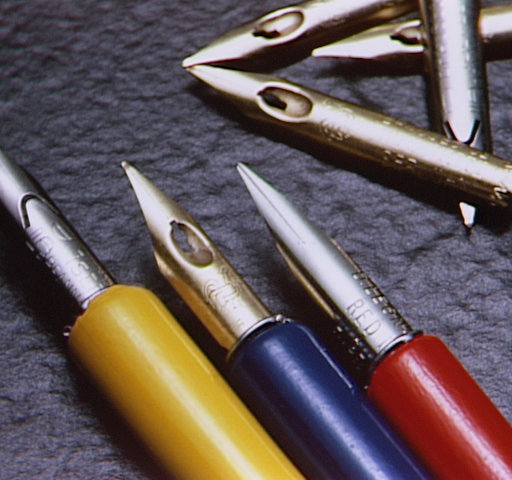
#> input picture 6边缘检测/test.jpg, 512 x 480 px
$ jupyter execute '6.2一阶算子对比实验.ipynb'   (older library calls are emulated)
#> lines starting #> are read from the running program, lines starting #| are printed output that depends on the picture; after the words box and inside, x2 and y2 are one past the last pixel; in counts of white or black regions, pixels touching at a corner belong together
[cell 1]
import cv2
import numpy as np
import matplotlib.pyplot as plt

# 设置中文显示
plt.rcParams['font.sans-serif'] = ['SimHei']
plt.rcParams['axes.unicode_minus'] = False

def add_salt_pepper_noise(img, noise_ratio=0.02):
    noisy_img = img.copy()
    noise_num = int(noise_ratio * img.size)
    for _ in range(noise_num//2):
        x = np.random.randint(0, img.shape[0])
        y = np.random.randint(0, img.shape[1])
        noisy_img[x, y] = 255
    for _ in range(noise_num//2):
        x = np.random.randint(0, img.shape[0])
        y = np.random.randint(0, img.shape[1])
        noisy_img[x, y] = 0
    return noisy_img

def edge_detect_roberts(img):
    """Roberts算子边缘检测"""
    kernel_x = np.array([[1, 0], [0, -1]], dtype=np.float32)
    kernel_y = np.array([[0, 1], [-1, 0]], dtype=np.float32)
    gx = cv2.filter2D(img, cv2.CV_64F, kernel_x)
    gy = cv2.filter2D(img, cv2.CV_64F, kernel_y)
    edge = np.sqrt(gx**2 + gy**2)
    edge = cv2.normalize(edge, None, 0, 255, cv2.NORM_MINMAX).astype(np.uint8)
    return edge

def edge_detect_prewitt(img):
    """Prewitt算子边缘检测"""
    kernel_x = np.array([[-1, 0, 1], [-1, 0, 1], [-1, 0, 1]], dtype=np.float32)
    kernel_y = np.array([[-1, -1, -1], [0, 0, 0], [1, 1, 1]], dtype=np.float32)
    gx = cv2.filter2D(img, cv2.CV_64F, kernel_x)
    gy = cv2.filter2D(img, cv2.CV_64F, kernel_y)
    edge = np.sqrt(gx**2 + gy**2)
    edge = cv2.normalize(edge, None, 0, 255, cv2.NORM_MINMAX).astype(np.uint8)
    return edge

def edge_detect_sobel(img):
    """Sobel算子边缘检测"""
    kernel_x = np.array([[-1, 0, 1], [-2, 0, 2], [-1, 0, 1]], dtype=np.float32)
    kernel_y = np.array([[-1, -2, -1], [0, 0, 0], [1, 2, 1]], dtype=np.float32)
    gx = cv2.filter2D(img, cv2.CV_64F, kernel_x)
    gy = cv2.filter2D(img, cv2.CV_64F, kernel_y)
    edge = np.sqrt(gx**2 + gy**2)
    edge = cv2.normalize(edge, None, 0, 255, cv2.NORM_MINMAX).astype(np.uint8)
    return edge

# ---------------------- 2. 图像加载与预处理 ----------------------
# 读取灰度图像（替换为你的图像路径）
img = cv2.imread('test.jpg', cv2.IMREAD_GRAYSCALE)
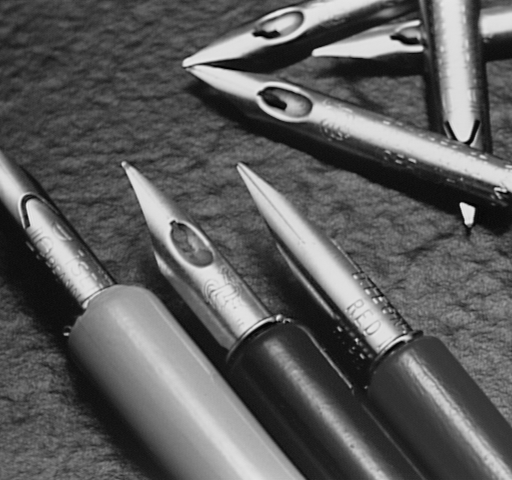
#> img: shape (480, 512); min 1, max 235, mean 92.1
# 若读取失败，生成500×500的随机灰度测试图
if img is None:
    img = np.random.randint(0, 255, (500, 500), dtype=np.uint8)

# 生成加噪图像（椒盐噪声比例0.02）
img_noisy = add_salt_pepper_noise(img, noise_ratio=0.02)
#> after the loop in add_salt_pepper_noise, `for _ in range(noise_num//2):`:
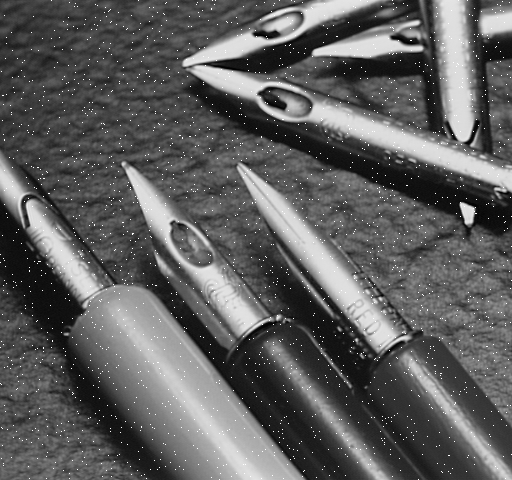
#> noisy_img: shape (480, 512); 1% of pixels changed, all inside (x1, y1, x2, y2) = (0, 0, 512, 480)
#> after the loop in add_salt_pepper_noise, `for _ in range(noise_num//2):`:
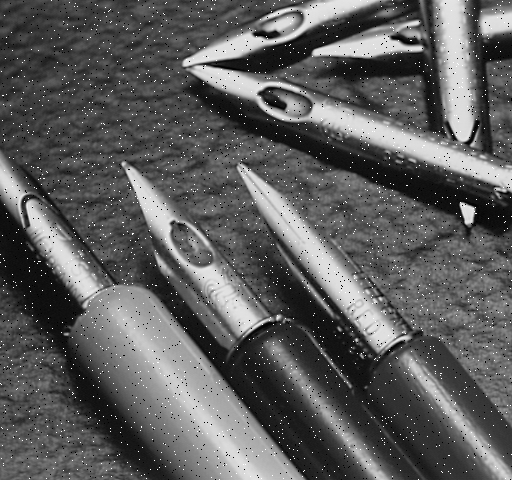
#> noisy_img: shape (480, 512); 0.99% of pixels changed, all inside (x1, y1, x2, y2) = (0, 0, 512, 480)

# ---------------------- 3. 三算子边缘检测 ----------------------
# 原图检测
edge_roberts = edge_detect_roberts(img)
edge_prewitt = edge_detect_prewitt(img)
#> in edge_detect_prewitt, `edge = np.sqrt(gx**2 + gy**2)`:
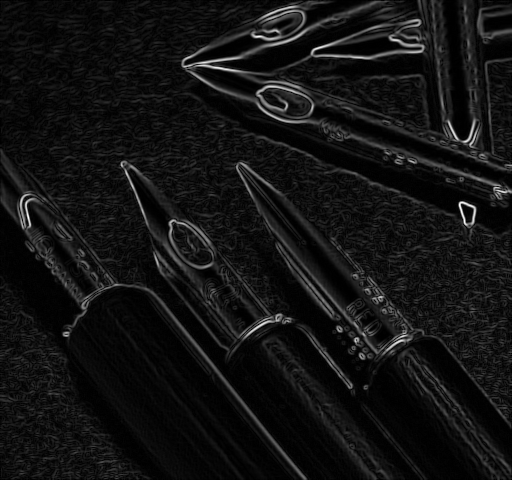
#> edge: shape (480, 512) float64; min 0, max 590.2, mean 44.2; drawn with min black and max white
edge_sobel = edge_detect_sobel(img)

# 加噪图检测
edge_roberts_noisy = edge_detect_roberts(img_noisy)
#> in edge_detect_roberts (call 2), `gx = cv2.filter2D(img, cv2.CV_64F, kernel_x)`:
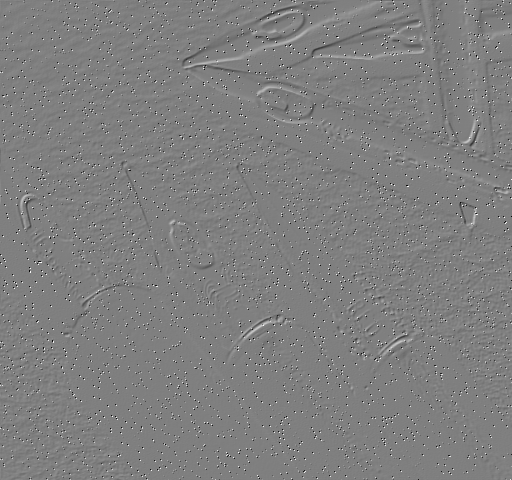
#> gx: shape (480, 512) float64; min -255, max 255, mean 0; drawn with min black and max white
#> in edge_detect_roberts (call 2), `gy = cv2.filter2D(img, cv2.CV_64F, kernel_y)`:
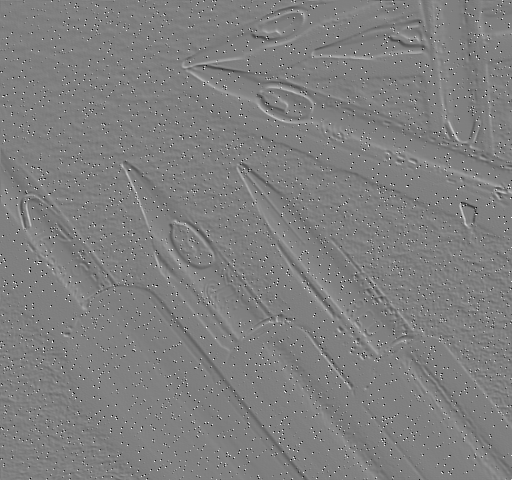
#> gy: shape (480, 512) float64; min -255, max 255, mean 0; drawn with min black and max white
#> in edge_detect_roberts (call 2), `edge = np.sqrt(gx**2 + gy**2)`:
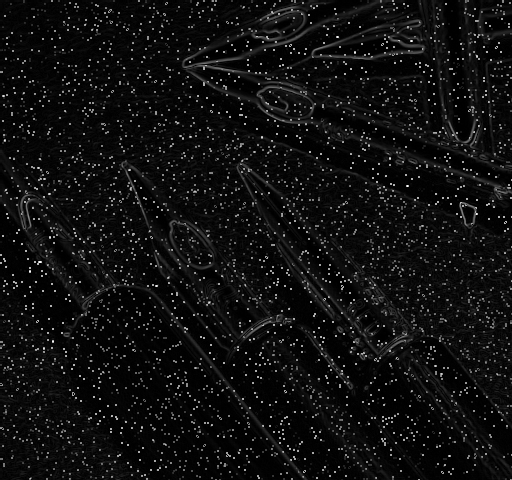
#> edge: shape (480, 512) float64; min 0, max 340.1, mean 21.2; drawn with min black and max white
edge_prewitt_noisy = edge_detect_prewitt(img_noisy)
#> in edge_detect_prewitt (call 2), `gx = cv2.filter2D(img, cv2.CV_64F, kernel_x)`:
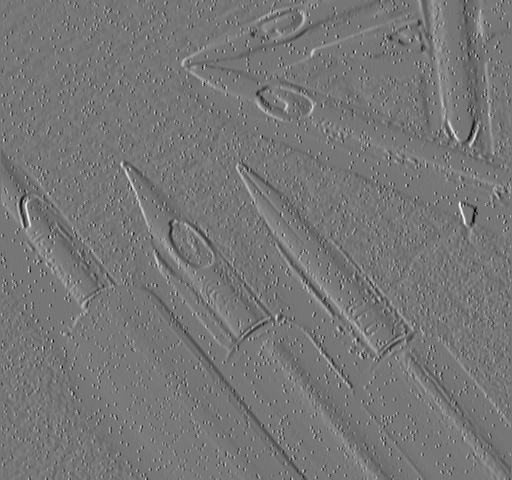
#> gx: shape (480, 512) float64; min -538, max 618, mean 0.3; drawn with min black and max white
#> in edge_detect_prewitt (call 2), `gy = cv2.filter2D(img, cv2.CV_64F, kernel_y)`:
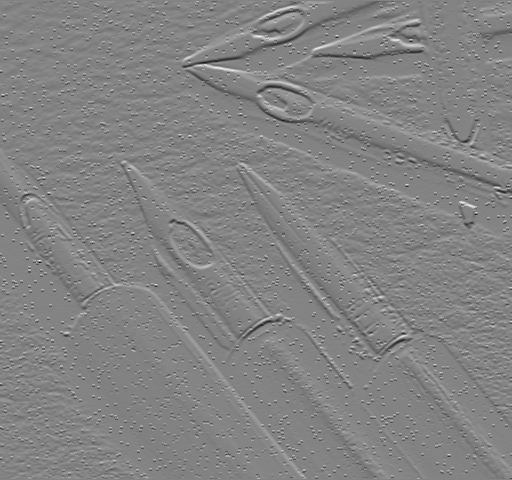
#> gy: shape (480, 512) float64; min -714, max 671, mean 0; drawn with min black and max white
#> in edge_detect_prewitt (call 2), `edge = np.sqrt(gx**2 + gy**2)`:
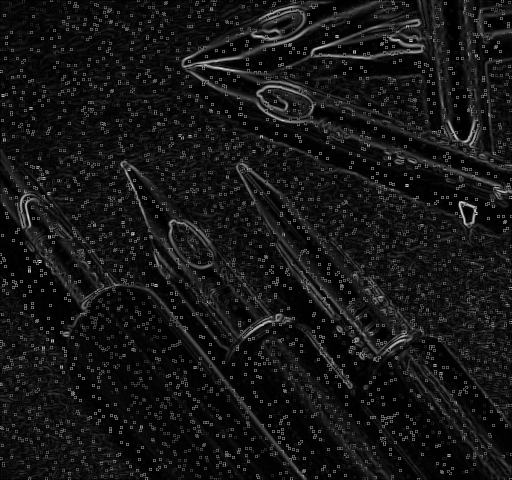
#> edge: shape (480, 512) float64; min 0, max 714, mean 62.5; drawn with min black and max white
edge_sobel_noisy = edge_detect_sobel(img_noisy)

# ---------------------- 4. 可视化对比（4×2竖版布局） ----------------------
plt.figure(figsize=(10, 16))

plt.subplot(4, 2, 1)
plt.imshow(img, cmap='gray')
plt.title('1. 原图', fontsize=11)
plt.axis('off')

plt.subplot(4, 2, 2)
plt.imshow(img_noisy, cmap='gray')
plt.title('2. 加椒盐噪声图像', fontsize=11)
plt.axis('off')

plt.subplot(4, 2, 3)
plt.imshow(edge_roberts, cmap='gray')
plt.title('3. Roberts（原图）', fontsize=11)
plt.axis('off')

plt.subplot(4, 2, 4)
plt.imshow(edge_roberts_noisy, cmap='gray')
plt.title('4. Roberts（加噪）', fontsize=11)
plt.axis('off')

plt.subplot(4, 2, 5)
plt.imshow(edge_prewitt, cmap='gray')
plt.title('5. Prewitt（原图）', fontsize=11)
plt.axis('off')

plt.subplot(4, 2, 6)
plt.imshow(edge_prewitt_noisy, cmap='gray')
plt.title('6. Prewitt（加噪）', fontsize=11)
plt.axis('off')

plt.subplot(4, 2, 7)
plt.imshow(edge_sobel, cmap='gray')
plt.title('7. Sobel（原图）', fontsize=11)
plt.axis('off')

plt.subplot(4, 2, 8)
plt.imshow(edge_sobel_noisy, cmap='gray')
plt.title('8. Sobel（加噪）', fontsize=11)
plt.axis('off')

plt.tight_layout()
plt.subplots_adjust(wspace=0.1, hspace=0.2)
plt.show()

$ run again, with 6边缘检测/img.png saved as 6边缘检测/test.jpg
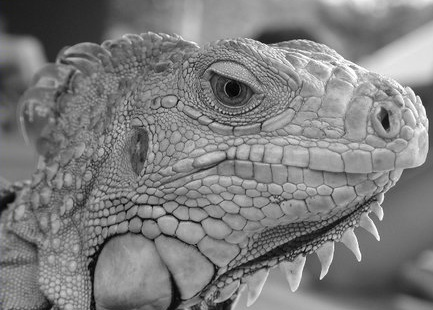
#> input picture 6边缘检测/img.png, 433 x 310 px
#> after the loop in add_salt_pepper_noise, `for _ in range(noise_num//2):`:
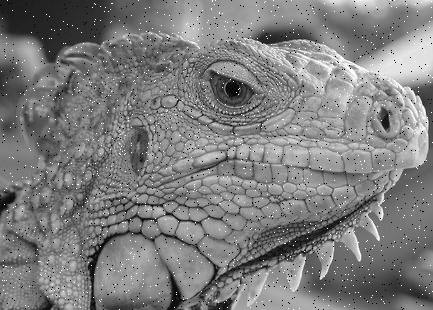
#> noisy_img: shape (310, 433); min 0, max 255, mean 125.4
#> in edge_detect_prewitt (call 2), `edge = np.sqrt(gx**2 + gy**2)`:
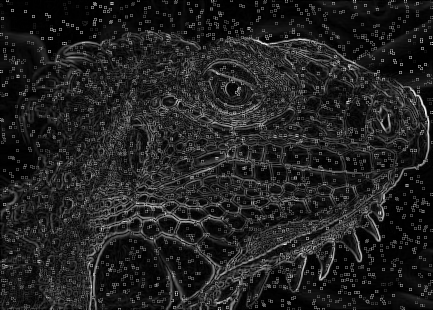
#> edge: shape (310, 433) float64; min 0, max 576.3, mean 76.8; drawn with min black and max white
